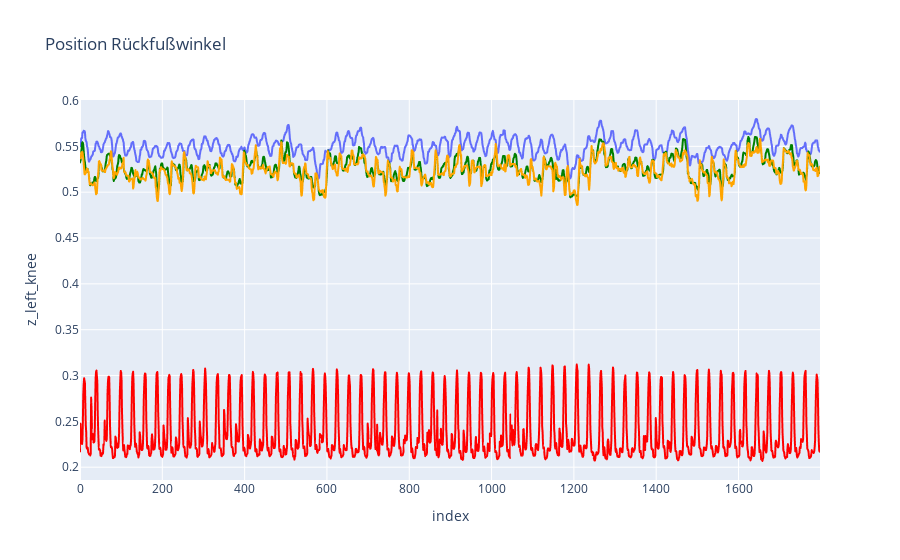

Notebook code for this chart:
### Markdown cell above
ERKENTNISSE: Vorgehen für Berechnung des Zeitpunkts

Wie erkennt das modell die richtigen Abschnitte???
* Erkennen wann Ferse aufsetzt
* Erkennen wann Fußspitze ferse schneidet

evtl. mithilfe der Außschläge herausfinden in welchem Frameabschnitte die genannten ereignisse auftreten


 *Auffällig: das Muster lässt eigentlich vermuten, dass die Werte vermutlich spiegelverkehrt sind *

### Code cell
import pandas as pd
import plotly.express as px
import matplotlib as mpl

joints_x = ["z_left_knee", "z_left_ankle", "z_left_heel"]
joints_y = ["y_left_heel", "y_left_foot_index"]
#df_backRight = df[backAnkleRight]

fig_knee = px.line(df, y="z_left_knee", title='Position Rückfußwinkel')
fig_ankle = px.line(df, y="z_left_ankle")
fig_heel = px.line(df, y="z_left_heel")
fig_heel_side = px.line(df, y="y_left_heel")

fig_ankle.update_traces(line= dict(
    color = "green"
))
fig_heel.update_traces(line= dict(
    color = "orange"
))
fig_heel_side.update_traces(line= dict(
    color = "red"
))
fig_knee.add_trace(fig_ankle.data[0], )
fig_knee.add_trace(fig_heel.data[0], )
fig_knee.add_trace(fig_heel_side.data[0], )

fig_knee.show()

### Figure 1 — Plotly figure (JSON) as saved in the notebook; plotly's stock layout.template omitted (floating-point values rounded to 4 significant figures; data arrays with more than 128 entries replaced by an {"elided": "..."} marker saying what was removed)
{"data": [{"hovertemplate": "index=%{x}<br>z_left_knee=%{y}<extra></extra>", "legendgroup": "", "line": {"color": "#636efa", "dash": "solid"}, "marker": {"symbol": "circle"}, "mode": "lines", "name": "", "showlegend": false, "type": "scattergl", "x": {"elided": "1799 int values"}, "xaxis": "x", "y": {"elided": "1799 float values"}, "yaxis": "y"}, {"hovertemplate": "index=%{x}<br>z_left_ankle=%{y}<extra></extra>", "legendgroup": "", "line": {"color": "green", "dash": "solid"}, "marker": {"symbol": "circle"}, "mode": "lines", "name": "", "showlegend": false, "type": "scattergl", "x": {"elided": "1799 int values"}, "xaxis": "x", "y": {"elided": "1799 float values"}, "yaxis": "y"}, {"hovertemplate": "index=%{x}<br>z_left_heel=%{y}<extra></extra>", "legendgroup": "", "line": {"color": "orange", "dash": "solid"}, "marker": {"symbol": "circle"}, "mode": "lines", "name": "", "showlegend": false, "type": "scattergl", "x": {"elided": "1799 int values"}, "xaxis": "x", "y": {"elided": "1799 float values"}, "yaxis": "y"}, {"hovertemplate": "index=%{x}<br>y_left_heel=%{y}<extra></extra>", "legendgroup": "", "line": {"color": "red", "dash": "solid"}, "marker": {"symbol": "circle"}, "mode": "lines", "name": "", "showlegend": false, "type": "scattergl", "x": {"elided": "1799 int values"}, "xaxis": "x", "y": {"elided": "1799 float values"}, "yaxis": "y"}], "layout": {"legend": {"tracegroupgap": 0}, "title": {"text": "Position Rückfußwinkel"}, "xaxis": {"anchor": "y", "domain": [0, 1], "title": {"text": "index"}}, "yaxis": {"anchor": "x", "domain": [0, 1], "title": {"text": "z_left_knee"}}}}
